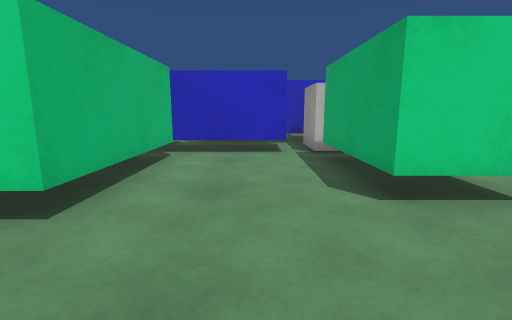
View 1 (above)

16 first-person views from a walk through a 3-D level made in the Unity game engine. The camera is 0.62 m above the floor, tilts 10° down and sees 85° across. The floor is counted in squares, 0.5 m on a side. Each view is taken from the middle of a square. On the plan, view 1 faces up. The plan holds only what a view shows up to about 13 squares ahead; the rest is blank. The player is left out. Surface patterns are stand-ins for the level's own textures.

View 2
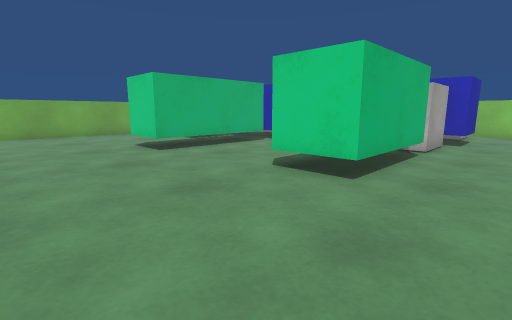

View 3
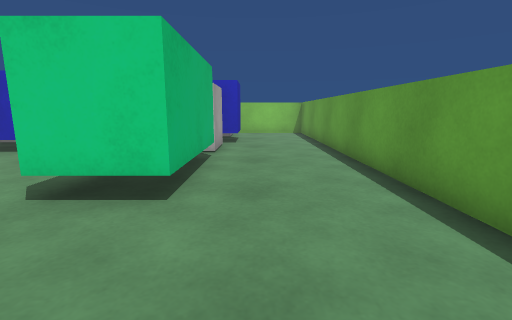

View 4
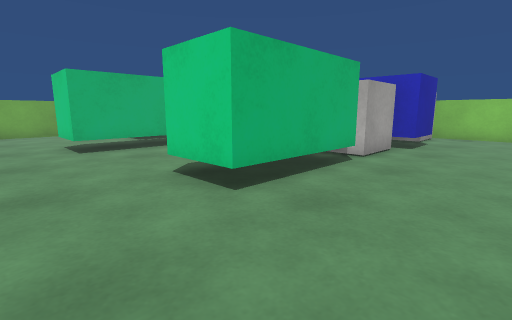

View 5
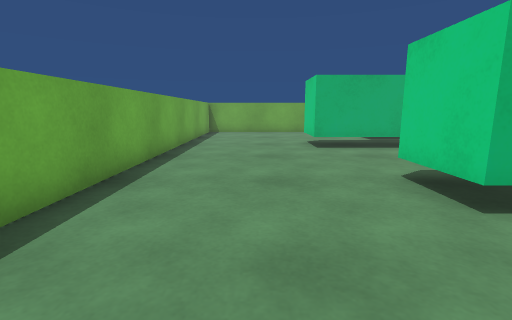

View 6
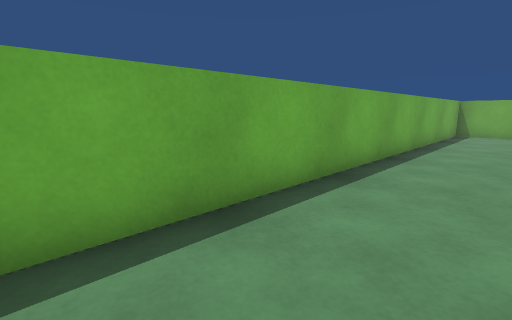

View 7
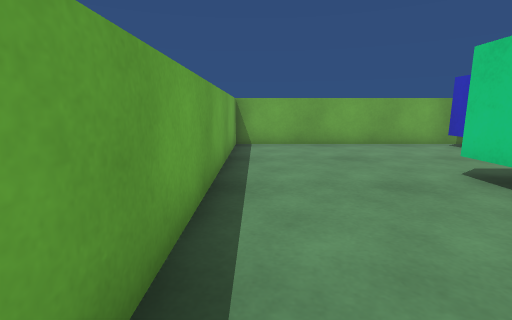

View 8
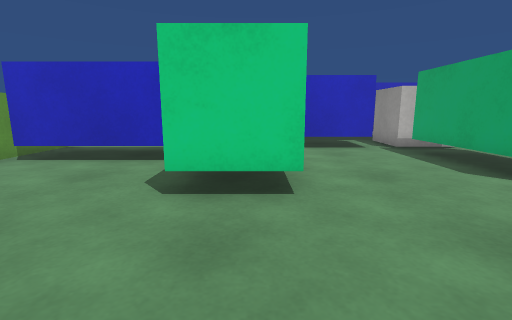

View 9
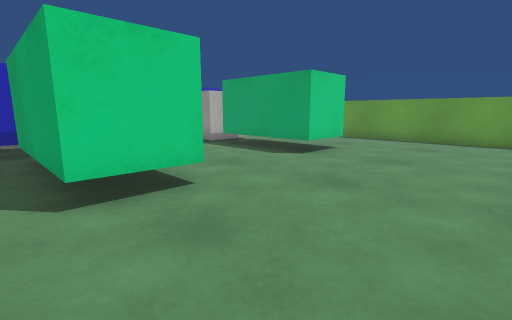

View 10
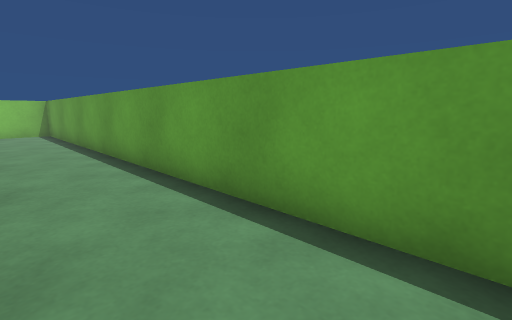

View 11
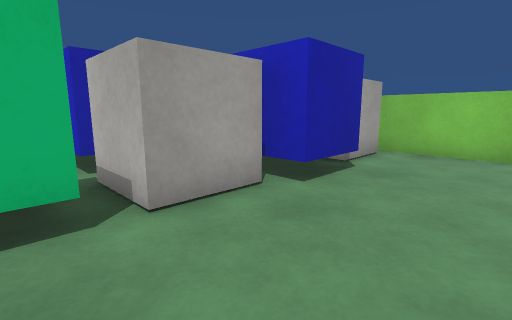

View 12
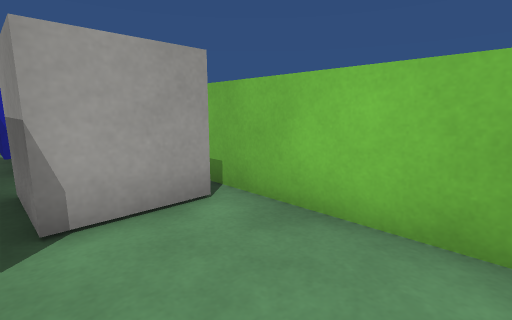

View 13
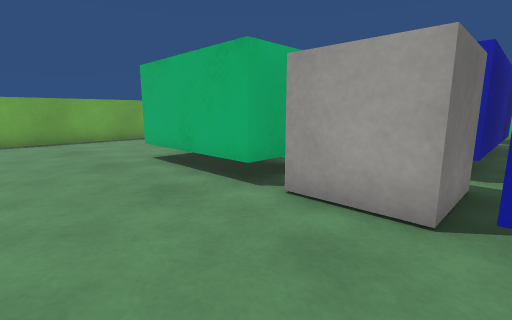

View 14
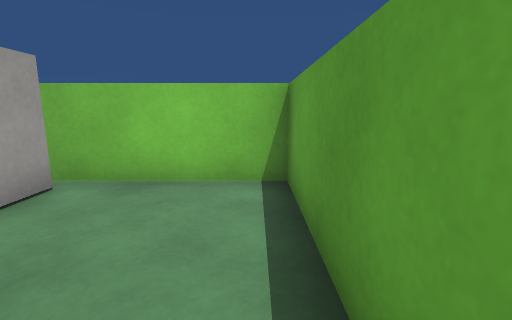

View 15
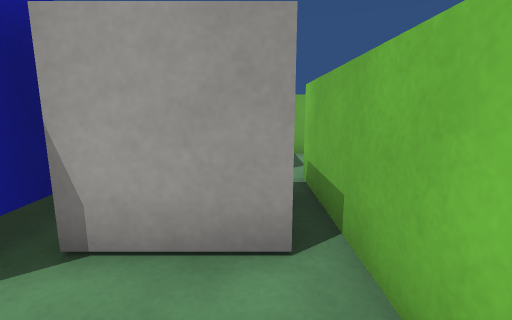

View 16
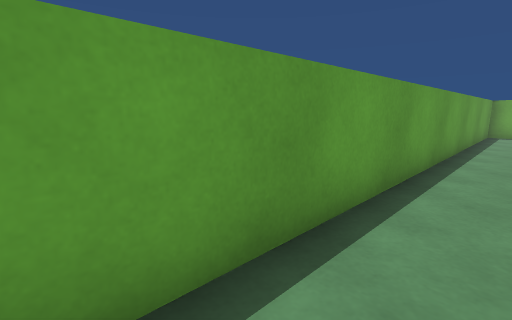

### Floor plan
Key: @ floor where view 1 was taken; # wall or solid block; . floor; B block; L blue block; O other object.
Columns run from 10 left of view 1 to 8 right of it. Each row starts with its distance up from view 1.
 16            ########
 15               O...#
 14               O...#
 13           #####...#
 12             ###...#
 11            ####...#
 10      #######OOO...#
  9         ####OOO...#
  8 #    LBB####BB....#
  7 #     B B...B B...#
  6 #LLLLLB B...B B...#
  5 #.....B B...B B...#
  4 #.....B B...BBB...#
  3 #.....BBB.........#
  2 #.................#
  1 #.................#
  0 #.........@.......#
 -1 #.................#
 -2 ###################

Where each view was taken, in squares from view 1:
view 1: 0 up, 0 right, facing up
view 2: 1 down, 6 right, facing up-left
view 3: 0 up, 5 right, facing up
view 4: 1 up, 7 right, facing up-left
view 5: 1 up, 7 right, facing left
view 6: 1 up, 7 right, facing down-left
view 7: 1 down, 1 right, facing left
view 8: 1 down, 3 left, facing up
view 9: 1 down, 5 left, facing up-right
view 10: 1 down, 5 right, facing up-right
view 11: 7 up, 7 right, facing up-left
view 12: 13 up, 7 right, facing up-left
view 13: 11 up, 7 right, facing down-left
view 14: 11 up, 7 right, facing up
view 15: 15 up, 6 right, facing left
view 16: 15 up, 6 right, facing down-right
